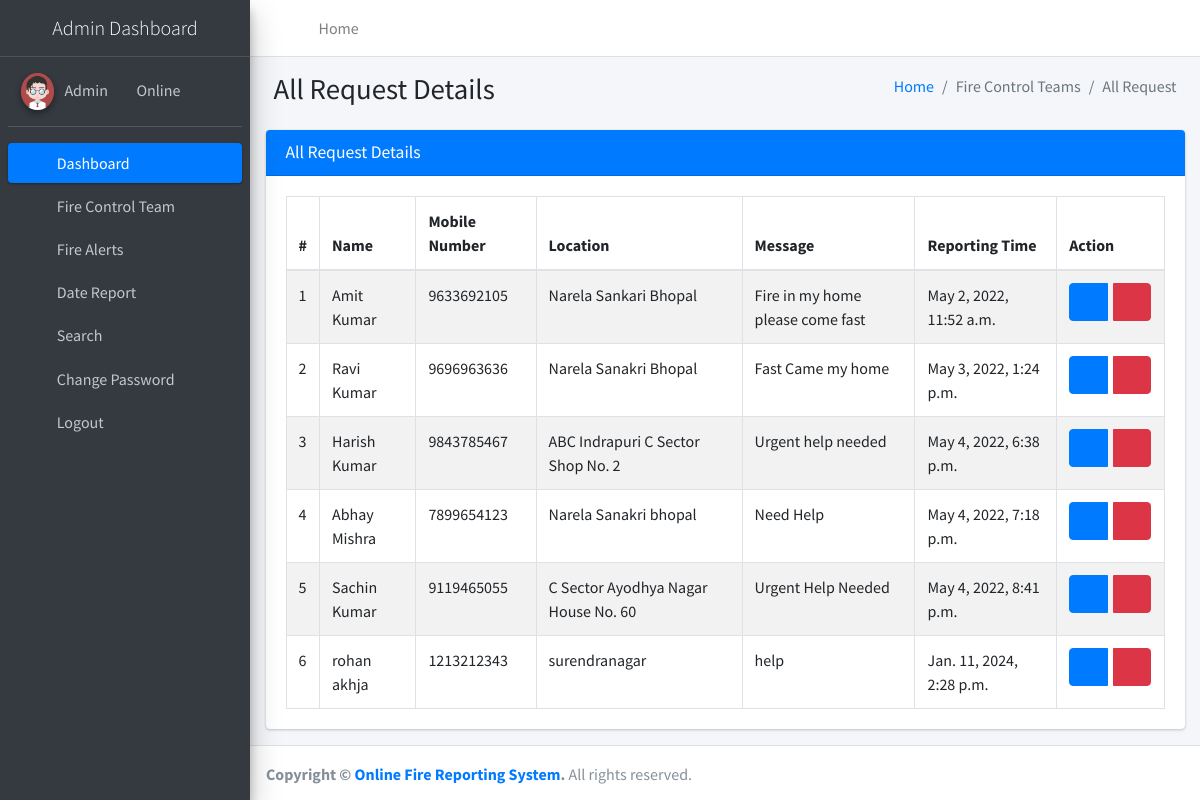
The app's page /allRequest (signed in) with its own data.
### firereport/models.py (models this page shows, shortened)
class Firereport(models.Model):
    FullName = models.CharField(max_length=250, null=True)
    MobileNumber = models.CharField(max_length=12, null=True)
    Location = models.CharField(max_length=200, null=True)
    Message = models.CharField(max_length=200, null=True)
    AssignTo = models.ForeignKey(Teams, on_delete=models.CASCADE, null=True)
    Status = models.CharField(max_length=150, null=True)
    Postingdate = models.DateTimeField(auto_now_add=True)
    AssignedTime = models.CharField(max_length=150, null=True)
    UpdationDate = models.DateTimeField(null=True)

### firereport/views.py (the view)
# urls.py: path('allRequest', allRequest, name='allRequest'),
def allRequest(request):
    if not request.user.is_authenticated:
        return redirect('admin_login')
    firereport = Firereport.objects.all()
    return render(request, 'admin/allRequest.html', locals())

### firereport/templates/admin/allRequest.html
{% extends 'adminNavbar.html' %}
{% block main %}
{% load static %}
<section class="content">
    <div class="content-header">
        <div class="container-fluid">
            <div class="row mb-2">
                <div class="col-sm-6">
                    <h1 class="m-0">All Request Details</h1>
                </div>
                <div class="col-sm-6">
                    <ol class="breadcrumb float-sm-right">
                        <li class="breadcrumb-item"><a href="{% url 'dashboard' %}">Home</a></li>
                        <li class="breadcrumb-item active">Fire Control Teams</li>
                        <li class="breadcrumb-item active">All Request</li>
                    </ol>
                </div>
            </div>
        </div>
    </div>
    <div class="container-fluid">
        <div class="row">
            <div class="col-md-12">
                <div class="card card-primary">
                    <div class="card-header">
                        <h3 class="card-title">All Request Details</h3>
                    </div>
                    <div class="card-body">
                        <table id="example1" class="table table-bordered table-striped">
                            <thead>
                            <tr>
                                <th>#</th>
                                <th>Name</th>
                                <th>Mobile Number</th>
                                <th>Location</th>
                                <th>Message</th>
                                <th>Reporting Time</th>
                                <th>Action</th>
                            </tr>
                            </thead>
                            <tbody>
                            {% for i in firereport %}
                            <tr>
                                <td>{{forloop.counter}}</td>
                                <td>{{i.FullName}}</td>
                                <td>{{i.MobileNumber}}</td>
                                <td>{{i.Location}}</td>
                                <td>{{i.Message}}</td>
                                <td>{{i.Postingdate}}</td>
                                <td>
                                    <div class="btn-group">
                                        <a class="btn btn-primary" href="{% url 'viewRequestDetails' i.id %}"><i class="fa fa-eye"></i></a> &nbsp;&nbsp;
                                        <a class="btn btn-danger" onclick="return confirm('Are you sure to Delete ?')" href="{% url 'deleteRequest' i.id %}"><i
                                            class="fa fa-trash-alt"></i></a>
                                    </div>
                                </td>
                            </tr>
                            {% endfor %}
                            </tbody>
                        </table>
                    </div>
                </div>
            </div>
        </div>
    </div>
</section>
{% endblock %}

### firereport/templates/adminNavbar.html (shortened to what this page needs)
{% load static %}
<!DOCTYPE html>
<html lang="en">
<head>
<link rel="stylesheet"
	href="{% static 'plugins/fontawesome-free/css/all.min.css' %}">
<link rel="stylesheet"
	href="https://code.ionicframework.com/ionicons/2.0.1/css/ionicons.min.css">
<link rel="stylesheet"
	href="{% static 'plugins/tempusdominus-bootstrap-4/css/tempusdominus-bootstrap-4.min.css' %}">
<link rel="stylesheet"
	href="{% static 'plugins/icheck-bootstrap/icheck-bootstrap.min.css' %}">
<link rel="stylesheet" href="{% static 'plugins/jqvmap/jqvmap.min.css' %}">
<link rel="stylesheet" href="{% static 'dist/css/adminlte.min.css' %}">
<link rel="stylesheet"
	href="{% static 'plugins/overlayScrollbars/css/OverlayScrollbars.min.css' %}">
<link rel="stylesheet"
	href="{% static 'plugins/daterangepicker/daterangepicker.css' %}">
<link rel="stylesheet"
	href="{% static 'plugins/summernote/summernote-bs4.min.css' %}">
</head>
<body class="hold-transition sidebar-mini layout-fixed">
	<div class="wrapper">
		<nav
			class="main-header navbar navbar-expand navbar-white navbar-light">
			<ul class="navbar-nav">
				<li class="nav-item"><a class="nav-link" data-widget="pushmenu"
					href="#" role="button"><i class="fas fa-bars"></i></a></li>
				<li class="nav-item d-none d-sm-inline-block"><a
					href="{% url 'dashboard' %}" class="nav-link">Home</a></li>
			</ul>
			<ul class="navbar-nav ml-auto">
				<li class="nav-item"><a class="nav-link"
					data-widget="fullscreen" href="#" role="button"> <i
						class="fas fa-expand-arrows-alt"></i>
				</a></li>
				<li class="nav-item"><a class="nav-link"
					data-widget="control-sidebar" data-controlsidebar-slide="true"
					href="#" role="button"> <i class="fas fa-th-large"></i>
				</a></li>
			</ul>
		</nav>
		<aside class="main-sidebar sidebar-dark-primary elevation-4">
			<a href="#" class="brand-link"> <img src=""
				<center><span class="brand-text font-weight-light">Admin Dashboard</span></center>
			</a>
			<div class="sidebar">
				<div class="user-panel mt-3 pb-3 mb-3 d-flex">
					<div class="image">
						<img src="{% static 'dist/img/user2-160x160.jpg' %}"
							class="img-circle elevation-2" alt="User Image">
					</div>
					<div class="info">
						<a href="#">Admin &nbsp;&nbsp;</a> <a href="#"><i
							class="fa fa-circle text-success"></i> Online</a>
					</div>
				</div>
				<nav class="mt-2">
					<ul class="nav nav-pills nav-sidebar flex-column"
						data-widget="treeview" role="menu" data-accordion="false">
						<li class="nav-item"><a href="{% url 'dashboard' %}"
							class="nav-link active"> <i
								class="nav-icon fas fa-tachometer-alt"></i>
								<p>Dashboard</p>
						</a></li>
						<li class="nav-item">
							<a href="#" class="nav-link"> <i class="nav-icon fas fa-th"></i>
								<p> Fire Control Team <i class="fas fa-angle-left right"></i> </p>
							</a>
						</li>
						<li class="nav-item">
							<a href="#" class="nav-link"> <i class="nav-icon fas fa-tree"></i>
								<p>Fire Alerts <i class="fas fa-angle-left right"></i></p>
							</a>
						</li>
						<li class="nav-item"><a href="{% url 'dateReport' %}"
							class="nav-link"> <i class="nav-icon fas fa-calendar-alt"></i>
								<p>Date Report</p>
						</a></li>
						<li class="nav-item"><a href="{% url 'search' %}"
							class="nav-link"> <i class="nav-icon fas fa-search"></i>
								<p>Search</p>
						</a></li>
						<li class="nav-item"><a href="{% url 'changePassword' %}"
							class="nav-link"> <i class="nav-icon fas fa-cogs"></i>
								<p>Change Password</p>
						</a></li>
						<li class="nav-item"><a href="/logout" class="nav-link">
								<i class="nav-icon fas fa-power-off"></i>
								<p>Logout</p>
						</a></li>
					</ul>
				</nav>
			</div>
		</aside>
		<div class="content-wrapper">
			{% block main %}
			{% endblock %}
		</div>
		<footer class="main-footer">
			<strong>Copyright &copy; <a href="#">Online Fire Reporting System</a>.
			</strong> All rights reserved.
		</footer>
	</div>
</body>
</html>

### records on screen
Firereport: FullName "Amit Kumar", MobileNumber "9633692105", Location "Narela Sankari Bhopal", Message "Fire in my home please come fast", Postingdate "May 2, 2022, 11:52 a.m."
Firereport: FullName "Ravi Kumar", MobileNumber "9696963636", Location "Narela Sanakri Bhopal", Message "Fast Came my home", Postingdate "May 3, 2022, 1:24 p.m."
Firereport: FullName "Harish Kumar", MobileNumber "9843785467", Location "ABC Indrapuri C Sector Shop No. 2", Message "Urgent help needed", Postingdate "May 4, 2022, 6:38 p.m."
Firereport: FullName "Abhay Mishra", MobileNumber "7899654123", Location "Narela Sanakri bhopal", Message "Need Help", Postingdate "May 4, 2022, 7:18 p.m."
Firereport: FullName "Sachin Kumar", MobileNumber "9119465055", Location "C Sector Ayodhya Nagar House No. 60", Message "Urgent Help Needed", Postingdate "May 4, 2022, 8:41 p.m."
Firereport: FullName "rohan akhja", MobileNumber "1213212343", Location "surendranagar", Message "help", Postingdate "Jan. 11, 2024, 2:28 p.m."
